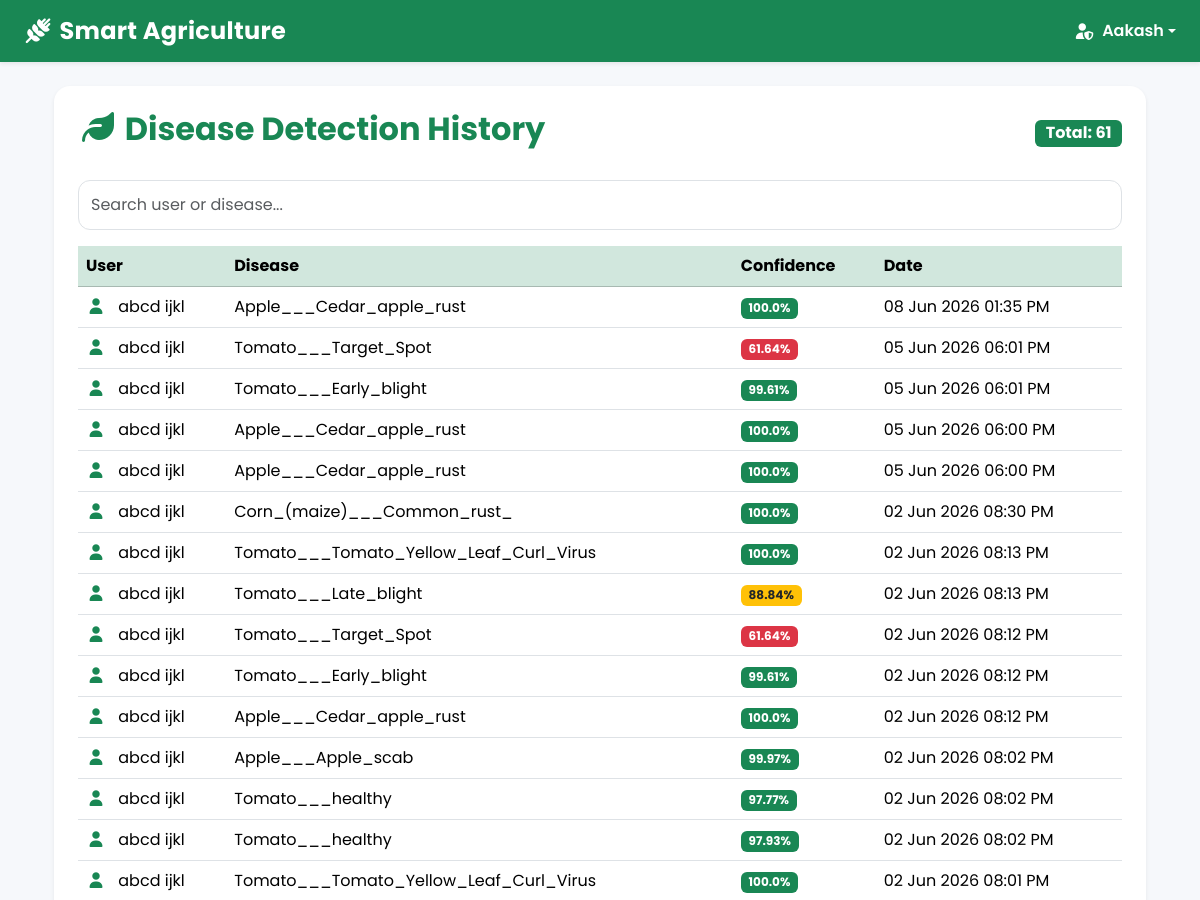
The app's page /admin_disease_history/ (signed in, upper part), older data.
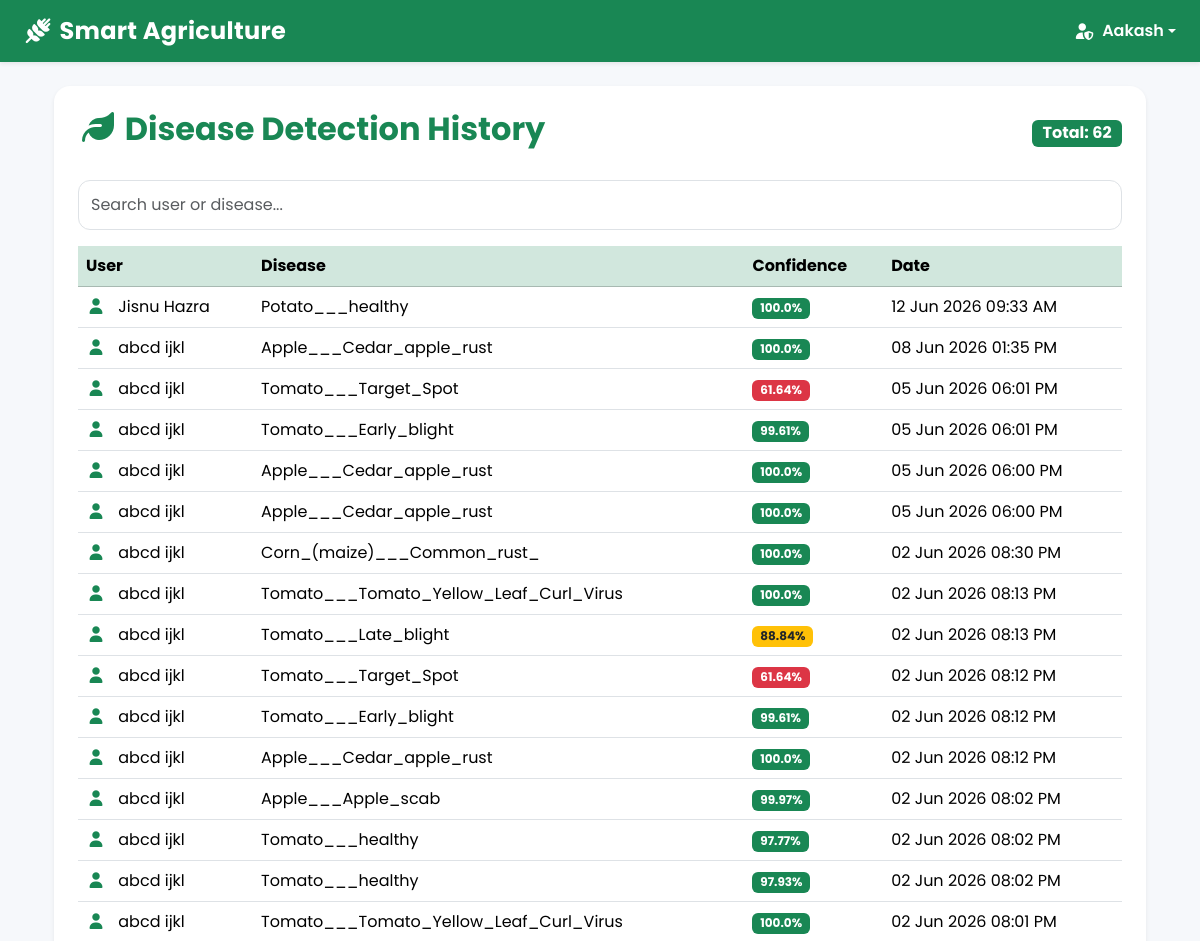
The same page, newer data.
### recommender/models.py (models this page shows, shortened)
class DiseasePrediction(models.Model):
    user = models.ForeignKey(
        User,
        on_delete=models.CASCADE,
        related_name='disease_predictions',
        null=True,
        blank=True
    )
    disease_name = models.CharField(max_length=100)
    confidence = models.FloatField()
    created_at = models.DateTimeField(auto_now_add=True)
    class Meta:
        ordering = ['-created_at']

### recommender/views.py (the view)
# urls.py: path('admin_disease_history/',views.admin_disease_history,name='admin_disease_history'),
@user_passes_test(is_staff, login_url='admin_login')
def admin_disease_history(request):
    predictions = DiseasePrediction.objects.select_related(
        'user'
    ).order_by('-created_at')
    grouped_predictions = defaultdict(list)
    for p in predictions:
        grouped_predictions[p.user].append(p)
    return render(
        request,
        'admin_disease_history.html',
        {
            'predictions': predictions,  # Desktop table
            'grouped_predictions': grouped_predictions.items()  # Mobile cards
        }
    )

### recommender/views.py (called while the page is built)
def is_staff(user):
    return user.is_authenticated and user.is_staff

### recommender/templates/admin_disease_history.html (shortened to what this page needs)
{% extends 'base.html' %}
{% block content %}
  <div class="container-fluid">
    <div class="card shadow-sm border-0 rounded-4">
      <div class="card-body p-4">
        <div class="d-flex justify-content-between align-items-center mb-4 flex-wrap">
          <h2 class="fw-bold text-success mb-2">
            <i class="fa-solid fa-leaf"></i>
            Disease Detection History
          </h2>
          <span class="badge bg-success fs-6">Total: {{ predictions.count }}</span>
        </div>
        <div class="mb-3">
          <input type="text" id="searchInput" class="form-control" placeholder="Search user or disease..." />
        </div>
        <div class="table-responsive d-none d-md-block">
          <table class="table table-hover align-middle">
            <thead class="table-success">
              <tr>
                <th>User</th>
                <th>Disease</th>
                <th>Confidence</th>
                <th>Date</th>
              </tr>
            </thead>
            <tbody id="historyTable">
              {% for p in predictions %}
                <tr>
                  <td>
                    <i class="fa-solid fa-user text-success me-2"></i>
                    {% if p.user.get_full_name %}
                      {{ p.user.get_full_name }}
                    {% else %}
                      {{ p.user.email }}
                    {% endif %}
                  </td>
                  <td>
                    <span>{{ p.disease_name }}</span>
                  </td>
                  <td>
                    {% if p.confidence >= 90 %}
                      <span class="badge bg-success">{{ p.confidence }}%</span>
                    {% elif p.confidence >= 70 %}
                      <span class="badge bg-warning text-dark">{{ p.confidence }}%</span>
                    {% else %}
                      <span class="badge bg-danger">{{ p.confidence }}%</span>
                    {% endif %}
                  </td>
                  <td>{{ p.created_at|date:'d M Y h:i A' }}</td>
                </tr>
              {% empty %}
                <tr>
                  <td colspan="4" class="text-center">No disease detections found.</td>
                </tr>
              {% endfor %}
            </tbody>
          </table>
        </div>
      </div>
    </div>
  </div>
{% endblock %}

Row changes from the older to the newer data that the page shows:
added DiseasePrediction: user.get_full_name "Jisnu Hazra", disease_name "Potato___healthy", confidence "100.0", created_at "12 Jun 2026 09:33 AM"
Text that changed along with them:
{{ predictions.count }}: "61" → "62"
